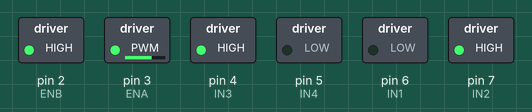
Simulated run of this sketch. Board: Arduino Uno, built with avr-gcc and run on an emulated ATmega328P. Shown: switched loads named in the sketch (green lamp = pin HIGH). What the sketch prints to the serial monitor is not drawn.

Above: at 0.1 s.
Timing chart, 0 to 1.6 s (numbered marks = the images above):
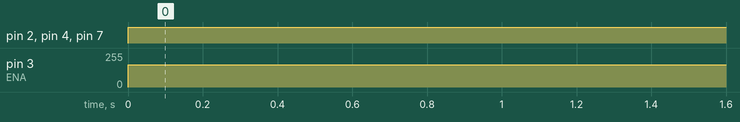

Measured:
- by itself, pin 2 (ENB), pin 4 (IN3), pin 7 (IN2): LOW → HIGH at 0.00 s
- by itself, pin 3 (ENA): 0/255 → 168/255 at 0.00 s

The sketch:

Forward_Test.ino
```cpp
//motor controls
//to control left motor direction and speed
const int IN1 = 6;
const int IN2 = 7;
const int ENA = 3;
//to control right motor direction and speed
const int IN3 = 4;
const int IN4 = 5;
const int ENB = 2;

void setup() {
  // put your setup code here, to run once:
  Serial.begin(9600); // open the serial monitor at a rate of 9600bit/s
  Serial.println("Code starts");

  pinMode(ENA,OUTPUT);  // the pin that controls the A channel
  pinMode(ENB,OUTPUT);  // the pin that controls the A channel
  pinMode(IN1,OUTPUT);  // the pin that controls motor 1 is set to output
  pinMode(IN2,OUTPUT);  // the pin that controls motor 2 is set to output
  pinMode(IN3,OUTPUT);  // the pin that controls motor 3 is set to output
  pinMode(IN4,OUTPUT);  // the pin that controls motor 4 is set to output
}

void loop() {
  // put your main code here, to run repeatedly:
  Serial.println("Start");
  forward();
  delay(10000);

//  Serial.println("Turning Left");
//  turn90Left(614);
//  Serial.println("Turning Right");
//  turn90Right(601.8);
}

void forward(){
  digitalWrite(IN1,LOW); //set IN1 high level
  digitalWrite(IN2,HIGH);  //set IN2 low level
  digitalWrite(IN3, HIGH);  //set IN3 low level
  digitalWrite(IN4,LOW); //set IN4 high level
  Serial.println("Forward");//send message to serial monitor
  analogWrite(ENA,168); //enable L298n A channel
  analogWrite(ENB,210); //enable L298n B channel
}

void backward(){
  digitalWrite(IN1,HIGH);
  digitalWrite(IN2,LOW);
  digitalWrite(IN3,LOW);
  digitalWrite(IN4,HIGH);
  Serial.println("Backward");
  analogWrite(ENA,195); //enable L298n A channel
  analogWrite(ENB,200); //enable L298n B channel
}

void testConn(){
  // This function is used to test which motor is on ENA and ENB
  analogWrite(ENA, 0); // disable the enable A channel
  analogWrite(ENB, 200); // enable the enable B channel
  digitalWrite(IN1,LOW); //set IN1 high level
  digitalWrite(IN2,HIGH);  //set IN2 low level
  digitalWrite(IN3, HIGH);  //set IN3 low level
  digitalWrite(IN4,LOW); //set IN4 high level
}

void stopp(){
  analogWrite(ENA,0); //enable L298n A channel
  analogWrite(ENB,0); //enable L298n B channel
}

void turn90Right(int dt){
  analogWrite(ENA, 195);
  analogWrite(ENB, 200);
  digitalWrite(IN1,HIGH);
  digitalWrite(IN2,LOW);
  digitalWrite(IN3,HIGH);
  digitalWrite(IN4,LOW);
  delay(dt);
 }

void turn90Left(int dt){
  analogWrite(ENA, 195);
  analogWrite(ENB, 200);
  digitalWrite(IN1,LOW);
  digitalWrite(IN2,HIGH);
  digitalWrite(IN3,LOW);
  digitalWrite(IN4,HIGH);
  delay(dt);
 }

void turn180(int dt){
  analogWrite(ENA, 195);
  analogWrite(ENB, 200);
  digitalWrite(IN1,LOW);
  digitalWrite(IN2,HIGH);
  digitalWrite(IN3,LOW);
  digitalWrite(IN4,HIGH);
  delay(dt);
 }

//void openGrip(int dt){
//  pos = 0.0;
//  myServo.write(pos);
//  delay(dt);
//  return 0 ;
//}
//
//void closeGrip(int dt){
//  pos = 80;
//  myServo.write(pos);
//  delay(dt);
//  return 0;
//}
```
